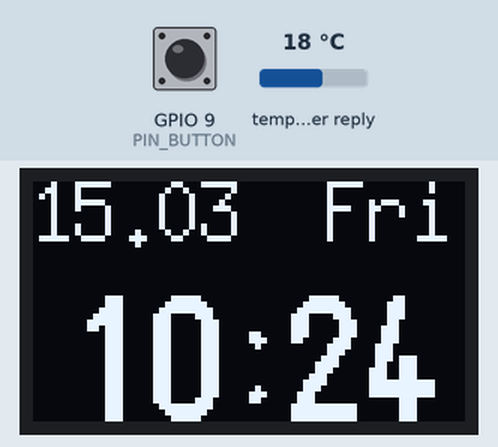
Bench run of a sketch on a simulated ESP32-S3. On the bench: 72×40 one-colour display. Inputs (shaded band) come from the test bench; at power-on: GPIO 9 (PIN_BUTTON) HIGH, temperature in the weather reply 18 °C. WiFi joins after 1.5 s; servers stay silent unless stated; the local clock reads 2024-03-15 10:24:30 at power-on unless the sketch sets it; storage starts empty; web services answer with replies made up by the test bench.

Above: at 2.7 s.
2.8 s: GPIO 9 (PIN_BUTTON) pulled LOW for 3.2 s
At 4.4 s:
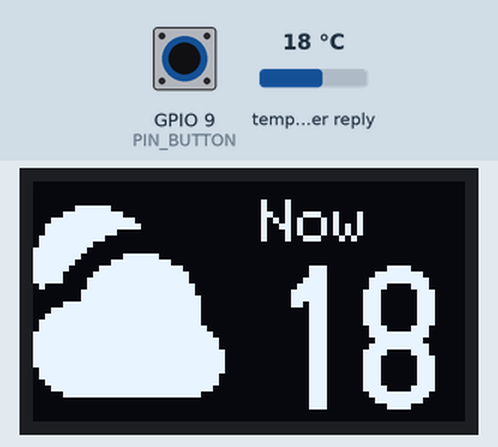
At 6.9 s:
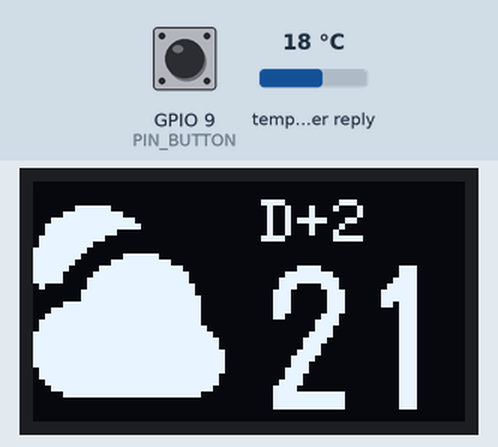
Timing chart, 0 to 8.4 s (numbered marks = the images above; inputs shaded):
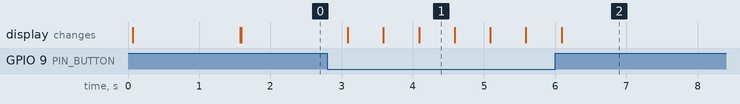

The sketch:

sketch_feb12a.ino
```cpp
#include <WiFi.h>
#include <time.h>
#include <U8g2lib.h>
#include <Wire.h>
#include <vector>
#include "LittleFS.h"
#include <HTTPClient.h>
#include <ArduinoJson.h>

// Weather Settings for Hamburg 22177
const char* lat = "53.60";
const char* lon = "10.08";

bool showWeather = false;
unsigned long weatherStartTime = 0;

float weatherTemp[5] = {0};     // 0 = current, 1..4 = next days
int weatherCode[5] = {0};
int weatherViewIndex = 0;       // 0=current, 1=tomorrow, ... max 4
int weatherDaysLoaded = 0;      // how many day entries are valid

// ==========================================
// 1. SETTINGS
// ==========================================
const char* ssid = "Paradise";
const char* password = "Arezoo&Farzad7";
#define TZ_INFO "CET-1CEST,M3.5.0,M10.5.0/3"

#define TYPE_ODD_EVEN  0
#define TYPE_ODD       1
#define TYPE_EVEN      2

#define PIN_SDA 5
#define PIN_SCL 6
#define PIN_BUTTON 9

U8G2_SSD1306_72X40_ER_F_HW_I2C u8g2(U8G2_R0, U8X8_PIN_NONE, PIN_SCL, PIN_SDA);

struct Alarm {
  uint32_t id       : 10;
  uint32_t h        : 5;
  uint32_t m        : 6;
  uint32_t sun :1, mon :1, tue :1, wed :1, thu :1, fri :1, sat :1;
  uint32_t weekType : 2;
  char msg[16];
};

std::vector<Alarm> alarms;
int nextId = 1;
String activeMsg = "";
int lastTriggeredMin = -1;

void fetchWeather() {
  if (WiFi.status() != WL_CONNECTED) return;

  HTTPClient http;
  String url = "http://api.open-meteo.com/v1/forecast?latitude=" + String(lat) +
               "&longitude=" + String(lon) +
               "&current_weather=true"
               "&daily=weathercode,temperature_2m_max"
               "&timezone=auto";
  http.begin(url);

  if (http.GET() == HTTP_CODE_OK) {
    StaticJsonDocument<2048> doc;
    DeserializationError err = deserializeJson(doc, http.getString());

    if (!err) {
      // current weather
      weatherTemp[0] = doc["current_weather"]["temperature"] | 0.0;
      weatherCode[0] = doc["current_weather"]["weathercode"] | 0;

      // next 4 days
      JsonArray temps = doc["daily"]["temperature_2m_max"].as<JsonArray>();
      JsonArray codes = doc["daily"]["weathercode"].as<JsonArray>();

      weatherDaysLoaded = 1; // current always available

      for (int i = 1; i <= 4; i++) {
        if (temps.size() > i && codes.size() > i) {
          weatherTemp[i] = temps[i].as<float>();
          weatherCode[i] = codes[i].as<int>();
          weatherDaysLoaded++;
        } else {
          break;
        }
      }
    }
  }

  http.end();
}

void drawWeatherIcon(int x, int y, int code) {
  u8g2.setFont(u8g2_font_open_iconic_weather_4x_t);
  char icon_char = 'E';
  if (code == 0) icon_char = 'E';
  else if (code <= 3) icon_char = 'A';
  else if (code <= 48) icon_char = 'B';
  else if (code <= 67) icon_char = 'C';
  else if (code <= 77) icon_char = 'D';
  else if (code <= 82) icon_char = 'C';
  else icon_char = 'M';
  u8g2.drawGlyph(x, y, icon_char);
}

// ==========================================
// 2. STORAGE
// ==========================================

void addAlarm(int h, int m, const char* mtxt, std::vector<int> days, int type) {
  Alarm a;
  a.id = nextId++;
  a.h = h;
  a.m = m;

  a.sun = (days.size() > 0) ? days[0] : 0;
  a.mon = (days.size() > 1) ? days[1] : 0;
  a.tue = (days.size() > 2) ? days[2] : 0;
  a.wed = (days.size() > 3) ? days[3] : 0;
  a.thu = (days.size() > 4) ? days[4] : 0;
  a.fri = (days.size() > 5) ? days[5] : 0;
  a.sat = (days.size() > 6) ? days[6] : 0;

  a.weekType = type;
  strncpy(a.msg, mtxt, 15);
  a.msg[15] = '\0';
  alarms.push_back(a);
}

// ==========================================
// 3. CORE LOGIC
// ==========================================
void setup() {
  Wire.begin(PIN_SDA, PIN_SCL);
  u8g2.begin();
  u8g2.clearBuffer();
  u8g2.setFont(u8g2_font_6x10_tf);
  u8g2.drawStr(0, 12, "Starting...");
  u8g2.sendBuffer();

  pinMode(PIN_BUTTON, INPUT_PULLUP);

  if (!LittleFS.begin(false)) {
    u8g2.drawStr(0, 24, "FS Mount Fail");
    u8g2.sendBuffer();
    LittleFS.begin(true);
  }

  if (alarms.empty()) {
    addAlarm(6, 0,  "Thyroid",  {1,1,1,1,1,1,1}, TYPE_ODD_EVEN);
    addAlarm(10, 00, "Farzad V", {1,1,1,1,1,1,1}, TYPE_ODD_EVEN);
    addAlarm(14, 0, "Arezoo V", {1,1,1,1,1,1,1}, TYPE_ODD_EVEN);
    addAlarm(18, 0, "Gelb S",   {0,1,1,0,0,0,0}, TYPE_EVEN);
  }

  u8g2.clearBuffer();
  u8g2.drawStr(0, 12, "WiFi Connect...");
  u8g2.sendBuffer();

  WiFi.begin(ssid, password);
  int wifiRetry = 0;
  while (WiFi.status() != WL_CONNECTED && wifiRetry < 20) {
    delay(500);
    wifiRetry++;
  }

  if (WiFi.status() == WL_CONNECTED) {
    u8g2.drawStr(0, 24, "Syncing Time...");
    u8g2.sendBuffer();

    configTzTime(TZ_INFO, "time.google.com", "pool.ntp.org");

    struct tm timeinfo;
    int ntpRetry = 0;
    while (!getLocalTime(&timeinfo) && ntpRetry < 15) {
      delay(1000);
      ntpRetry++;
    }
  } else {
    u8g2.drawStr(0, 24, "WiFi Failed");
    u8g2.sendBuffer();
    delay(2000);
  }
}

bool dayMatches(const Alarm& a, int wday) {
  switch (wday) {
    case 0: return a.sun;
    case 1: return a.mon;
    case 2: return a.tue;
    case 3: return a.wed;
    case 4: return a.thu;
    case 5: return a.fri;
    case 6: return a.sat;
    default: return false;
  }
}

bool weekMatches(const Alarm& a, const tm& ti) {
  if (a.weekType == TYPE_ODD_EVEN) return true;

  char wk[4];
  strftime(wk, sizeof(wk), "%V", &ti);
  int isoWeek = atoi(wk);
  bool isOdd = (isoWeek % 2) != 0;

  if (a.weekType == TYPE_ODD)  return isOdd;
  if (a.weekType == TYPE_EVEN) return !isOdd;
  return false;
}

void loop() {
  static unsigned long lastDisplayUpdate = 0;
  static unsigned long lastButtonTime = 0;
  static bool blinkState = false;
  static int lastCheckedMinuteKey = -1;

  if (digitalRead(PIN_BUTTON) == LOW && millis() - lastButtonTime > 250) {
    lastButtonTime = millis();

    if (activeMsg == "") {
      if (!showWeather) {
        fetchWeather();
        weatherViewIndex = 0;
        showWeather = true;
        weatherStartTime = millis();
      } else {
        weatherViewIndex++;
        if (weatherViewIndex >= weatherDaysLoaded || weatherViewIndex > 4) {
          weatherViewIndex = 0;
        }
        weatherStartTime = millis(); // reset 10s timeout on every press
      }
    } else {
      // Alarm is active -> dismiss only by button press
      activeMsg = "";
      showWeather = false;
    }
  }

  if (showWeather && (millis() - weatherStartTime > 10000)) {
    showWeather = false;
    weatherViewIndex = 0;
  }

  struct tm ti;
  if (!getLocalTime(&ti, 100)) {
    u8g2.clearBuffer();
    u8g2.setFont(u8g2_font_6x10_tf);
    u8g2.drawStr(0, 20, "No time");
    u8g2.sendBuffer();
    return;
  }

  int h = ti.tm_hour;
  int m = ti.tm_min;

  int minuteKey = ti.tm_yday * 1440 + h * 60 + m;

  if (minuteKey != lastCheckedMinuteKey) {
    lastCheckedMinuteKey = minuteKey;

    // Only trigger a new alarm if none is currently active
    if (activeMsg == "") {
      for (const auto& a : alarms) {
        if (a.h == h &&
            a.m == m &&
            dayMatches(a, ti.tm_wday) &&
            weekMatches(a, ti)) {
          activeMsg = a.msg;
          showWeather = false;
          break;
        }
      }
    }
  }

  if (millis() - lastDisplayUpdate < 500) return;
  lastDisplayUpdate = millis();
  blinkState = !blinkState;

  u8g2.clearBuffer();

  if (showWeather) {
    drawWeatherIcon(0, 36, weatherCode[weatherViewIndex]);

    char tBuf[8];
    snprintf(tBuf, sizeof(tBuf), "%d", (int)weatherTemp[weatherViewIndex]);

    u8g2.setFont(u8g2_font_6x10_tf);
    if (weatherViewIndex == 0) {
      u8g2.drawStr(38, 10, "Now");
    } else {
      char dayBuf[8];
      snprintf(dayBuf, sizeof(dayBuf), "D+%d", weatherViewIndex);
      u8g2.drawStr(38, 10, dayBuf);
    }

    u8g2.setFont(u8g2_font_logisoso24_tn);
    u8g2.drawStr(38, 38, tBuf);
  }
  else if (activeMsg == "") {
    char buf[20];
    u8g2.setFont(u8g2_font_7x14_tr);
    strftime(buf, sizeof(buf), "%d.%m  %a", &ti);
    u8g2.drawStr(0, 10, buf);

    snprintf(buf, sizeof(buf), "%02d:%02d", h, m);
    u8g2.setFont(u8g2_font_logisoso20_tn);
    int tw = u8g2.getStrWidth(buf);
    u8g2.drawStr((72 - tw) / 2, 40, buf);
  }
  else {
    if (blinkState) {
      u8g2.setFont(u8g2_font_9x15_tf);
      int x = (72 - u8g2.getStrWidth(activeMsg.c_str())) / 2;
      u8g2.drawStr(max(0, x), 26, activeMsg.c_str());
    } else {
      char buf[20];
      u8g2.setFont(u8g2_font_6x12_tr);
      u8g2.drawStr(5, 12, "!! ALARM !!");

      snprintf(buf, sizeof(buf), "%02d:%02d", h, m);
      u8g2.setFont(u8g2_font_logisoso20_tn);
      int tw = u8g2.getStrWidth(buf);
      u8g2.drawStr((72 - tw) / 2, 40, buf);
    }
  }

  u8g2.sendBuffer();
}
```

Measured:
- after the input at 2.8 s, the display: first changes after 0.29 s (image 1 shows a later state)
- what the display in image 1 shows lasts 0.5 s, from 4.1 s to 4.6 s
